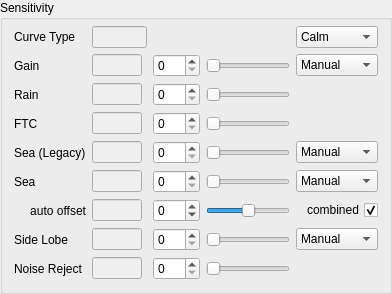
           <widget class="QGroupBox" name="groupStandardSensitivity">
            <property name="title">
             <string>Sensitivity</string>
            </property>
            <property name="checked">
             <bool>false</bool>
            </property>
            <layout class="QGridLayout" name="gridLayout">
             <property name="topMargin">
              <number>6</number>
             </property>
             <item row="8" column="2">
              <widget class="QSpinBox" name="spinSeaAuto">
               <property name="keyboardTracking">
                <bool>false</bool>
               </property>
               <property name="minimum">
                <number>-50</number>
               </property>
               <property name="maximum">
                <number>50</number>
               </property>
              </widget>
             </item>
             <item row="8" column="4">
              <widget class="QCheckBox" name="checkSeaFlags">
               <property name="toolTip">
                <string>when checked update all values together, otherwise just update the individual one that has changed</string>
               </property>
               <property name="layoutDirection">
                <enum>Qt::RightToLeft</enum>
               </property>
               <property name="text">
                <string>combined</string>
               </property>
               <property name="checked">
                <bool>true</bool>
               </property>
              </widget>
             </item>
             <item row="8" column="0">
              <widget class="QLabel" name="labelSeaAuto">
               <property name="text">
                <string>auto offset</string>
               </property>
               <property name="alignment">
                <set>Qt::AlignRight|Qt::AlignTrailing|Qt::AlignVCenter</set>
               </property>
              </widget>
             </item>
             <item row="8" column="3">
              <widget class="QSlider" name="sliderSeaAuto">
               <property name="minimum">
                <number>-50</number>
               </property>
               <property name="maximum">
                <number>50</number>
               </property>
               <property name="orientation">
                <enum>Qt::Horizontal</enum>
               </property>
              </widget>
             </item>
             <item row="2" column="1">
              <widget class="QLineEdit" name="editSTCCurveType">
               <property name="enabled">
                <bool>false</bool>
               </property>
               <property name="maximumSize">
                <size>
                 <width>55</width>
                 <height>16777215</height>
                </size>
               </property>
               <property name="readOnly">
                <bool>true</bool>
               </property>
              </widget>
             </item>
             <item row="9" column="4">
              <widget class="QComboBox" name="comboSideLobe">
               <item>
                <property name="text">
                 <string>Manual</string>
                </property>
               </item>
               <item>
                <property name="text">
                 <string>Auto</string>
                </property>
               </item>
              </widget>
             </item>
             <item row="9" column="2">
              <widget class="QSpinBox" name="spinSideLobe">
               <property name="keyboardTracking">
                <bool>false</bool>
               </property>
               <property name="maximum">
                <number>255</number>
               </property>
              </widget>
             </item>
             <item row="10" column="1">
              <widget class="QLineEdit" name="editNoiseReject">
               <property name="enabled">
                <bool>false</bool>
               </property>
               <property name="sizePolicy">
                <sizepolicy hsizetype="MinimumExpanding" vsizetype="Fixed">
                 <horstretch>0</horstretch>
                 <verstretch>0</verstretch>
                </sizepolicy>
               </property>
               <property name="minimumSize">
                <size>
                 <width>0</width>
                 <height>20</height>
                </size>
               </property>
               <property name="maximumSize">
                <size>
                 <width>50</width>
                 <height>16777215</height>
                </size>
               </property>
               <property name="readOnly">
                <bool>true</bool>
               </property>
              </widget>
             </item>
             <item row="10" column="0">
              <widget class="QLabel" name="labelNoiseReject">
               <property name="text">
                <string>Noise Reject</string>
               </property>
              </widget>
             </item>
             <item row="10" column="2">
              <widget class="QSpinBox" name="spinNoiseReject">
               <property name="keyboardTracking">
                <bool>false</bool>
               </property>
               <property name="maximum">
                <number>3</number>
               </property>
              </widget>
             </item>
             <item row="10" column="3">
              <widget class="QSlider" name="sliderNoiseReject">
               <property name="maximum">
                <number>3</number>
               </property>
               <property name="orientation">
                <enum>Qt::Horizontal</enum>
               </property>
              </widget>
             </item>
             <item row="8" column="1">
              <widget class="QLineEdit" name="editSeaAuto">
               <property name="enabled">
                <bool>false</bool>
               </property>
               <property name="sizePolicy">
                <sizepolicy hsizetype="MinimumExpanding" vsizetype="Fixed">
                 <horstretch>0</horstretch>
                 <verstretch>0</verstretch>
                </sizepolicy>
               </property>
               <property name="minimumSize">
                <size>
                 <width>0</width>
                 <height>20</height>
                </size>
               </property>
               <property name="maximumSize">
                <size>
                 <width>50</width>
                 <height>16777215</height>
                </size>
               </property>
               <property name="readOnly">
                <bool>true</bool>
               </property>
              </widget>
             </item>
             <item row="9" column="0">
              <widget class="QLabel" name="labelSideLobe">
               <property name="text">
                <string>Side Lobe</string>
               </property>
              </widget>
             </item>
             <item row="9" column="1">
              <widget class="QLineEdit" name="editSideLobe">
               <property name="enabled">
                <bool>false</bool>
               </property>
               <property name="sizePolicy">
                <sizepolicy hsizetype="MinimumExpanding" vsizetype="Fixed">
                 <horstretch>0</horstretch>
                 <verstretch>0</verstretch>
                </sizepolicy>
               </property>
               <property name="minimumSize">
                <size>
                 <width>0</width>
                 <height>20</height>
                </size>
               </property>
               <property name="maximumSize">
                <size>
                 <width>50</width>
                 <height>16777215</height>
                </size>
               </property>
               <property name="readOnly">
                <bool>true</bool>
               </property>
              </widget>
             </item>
             <item row="9" column="3">
              <widget class="QSlider" name="sliderSideLobe">
               <property name="maximum">
                <number>255</number>
               </property>
               <property name="orientation">
                <enum>Qt::Horizontal</enum>
               </property>
              </widget>
             </item>
             <item row="2" column="0">
              <widget class="QLabel" name="labelCurveType">
               <property name="text">
                <string>Curve Type</string>
               </property>
              </widget>
             </item>
             <item row="2" column="4">
              <widget class="QComboBox" name="comboSTCCurveType">
               <property name="sizePolicy">
                <sizepolicy hsizetype="Preferred" vsizetype="Fixed">
                 <horstretch>0</horstretch>
                 <verstretch>0</verstretch>
                </sizepolicy>
               </property>
               <item>
                <property name="text">
                 <string>Calm</string>
                </property>
               </item>
               <item>
                <property name="text">
                 <string>Moderate</string>
                </property>
               </item>
               <item>
                <property name="text">
                 <string>Rough</string>
                </property>
               </item>
              </widget>
             </item>
             <item row="3" column="0">
              <widget class="QLabel" name="labelGain">
               <property name="text">
                <string>Gain</string>
               </property>
              </widget>
             </item>
             <item row="3" column="1">
              <widget class="QLineEdit" name="editGain">
               <property name="enabled">
                <bool>false</bool>
               </property>
               <property name="sizePolicy">
                <sizepolicy hsizetype="MinimumExpanding" vsizetype="Fixed">
                 <horstretch>0</horstretch>
                 <verstretch>0</verstretch>
                </sizepolicy>
               </property>
               <property name="minimumSize">
                <size>
                 <width>0</width>
                 <height>20</height>
                </size>
               </property>
               <property name="maximumSize">
                <size>
                 <width>50</width>
                 <height>16777215</height>
                </size>
               </property>
               <property name="readOnly">
                <bool>true</bool>
               </property>
              </widget>
             </item>
             <item row="3" column="2">
              <widget class="QSpinBox" name="spinGain">
               <property name="keyboardTracking">
                <bool>false</bool>
               </property>
               <property name="maximum">
                <number>255</number>
               </property>
              </widget>
             </item>
             <item row="3" column="3">
              <widget class="QSlider" name="sliderGain">
               <property name="maximum">
                <number>255</number>
               </property>
               <property name="orientation">
                <enum>Qt::Horizontal</enum>
               </property>
              </widget>
             </item>
             <item row="3" column="4">
              <widget class="QComboBox" name="comboGain">
               <item>
                <property name="text">
                 <string>Manual</string>
                </property>
               </item>
               <item>
                <property name="text">
                 <string>Auto</string>
                </property>
               </item>
              </widget>
             </item>
             <item row="4" column="0">
              <widget class="QLabel" name="labelRain">
               <property name="text">
                <string>Rain</string>
               </property>
              </widget>
             </item>
             <item row="4" column="1">
              <widget class="QLineEdit" name="editRain">
               <property name="enabled">
                <bool>false</bool>
               </property>
               <property name="sizePolicy">
                <sizepolicy hsizetype="MinimumExpanding" vsizetype="Fixed">
                 <horstretch>0</horstretch>
                 <verstretch>0</verstretch>
                </sizepolicy>
               </property>
               <property name="minimumSize">
                <size>
                 <width>0</width>
                 <height>20</height>
                </size>
               </property>
               <property name="maximumSize">
                <size>
                 <width>50</width>
                 <height>16777215</height>
                </size>
               </property>
               <property name="readOnly">
                <bool>true</bool>
               </property>
              </widget>
             </item>
             <item row="4" column="2">
              <widget class="QSpinBox" name="spinRain">
               <property name="keyboardTracking">
                <bool>false</bool>
               </property>
               <property name="maximum">
                <number>255</number>
               </property>
              </widget>
             </item>
             <item row="4" column="3">
              <widget class="QSlider" name="sliderRain">
               <property name="maximum">
                <number>255</number>
               </property>
               <property name="orientation">
                <enum>Qt::Horizontal</enum>
               </property>
              </widget>
             </item>
             <item row="5" column="0">
              <widget class="QLabel" name="labelFTC">
               <property name="text">
                <string>FTC</string>
               </property>
              </widget>
             </item>
             <item row="5" column="1">
              <widget class="QLineEdit" name="editFTC">
               <property name="enabled">
                <bool>false</bool>
               </property>
               <property name="maximumSize">
                <size>
                 <width>50</width>
                 <height>16777215</height>
                </size>
               </property>
               <property name="readOnly">
                <bool>true</bool>
               </property>
              </widget>
             </item>
             <item row="5" column="2">
              <widget class="QSpinBox" name="spinFTC">
               <property name="keyboardTracking">
                <bool>false</bool>
               </property>
               <property name="maximum">
                <number>255</number>
               </property>
              </widget>
             </item>
             <item row="5" column="3">
              <widget class="QSlider" name="sliderFTC">
               <property name="maximum">
                <number>255</number>
               </property>
               <property name="orientation">
                <enum>Qt::Horizontal</enum>
               </property>
              </widget>
             </item>
             <item row="6" column="0">
              <widget class="QLabel" name="labelSeaClutter">
               <property name="text">
                <string>Sea (Legacy)</string>
               </property>
              </widget>
             </item>
             <item row="6" column="1">
              <widget class="QLineEdit" name="editSeaClutter">
               <property name="enabled">
                <bool>false</bool>
               </property>
               <property name="sizePolicy">
                <sizepolicy hsizetype="MinimumExpanding" vsizetype="Fixed">
                 <horstretch>0</horstretch>
                 <verstretch>0</verstretch>
                </sizepolicy>
               </property>
               <property name="minimumSize">
                <size>
                 <width>0</width>
                 <height>20</height>
                </size>
               </property>
               <property name="maximumSize">
                <size>
                 <width>50</width>
                 <height>16777215</height>
                </size>
               </property>
               <property name="readOnly">
                <bool>true</bool>
               </property>
              </widget>
             </item>
             <item row="6" column="2">
              <widget class="QSpinBox" name="spinSeaClutter">
               <property name="keyboardTracking">
                <bool>false</bool>
               </property>
               <property name="maximum">
                <number>255</number>
               </property>
              </widget>
             </item>
             <item row="6" column="3">
              <widget class="QSlider" name="sliderSeaClutter">
               <property name="maximum">
                <number>255</number>
               </property>
               <property name="orientation">
                <enum>Qt::Horizontal</enum>
               </property>
              </widget>
             </item>
             <item row="6" column="4">
              <widget class="QComboBox" name="comboSeaClutter">
               <item>
                <property name="text">
                 <string>Manual</string>
                </property>
               </item>
               <item>
                <property name="text">
                 <string>Harbour</string>
                </property>
               </item>
               <item>
                <property name="text">
                 <string>Offshore</string>
                </property>
               </item>
              </widget>
             </item>
             <item row="7" column="0">
              <widget class="QLabel" name="labelSea">
               <property name="text">
                <string>Sea</string>
               </property>
              </widget>
             </item>
             <item row="7" column="1">
              <widget class="QLineEdit" name="editSea">
               <property name="enabled">
                <bool>false</bool>
               </property>
               <property name="sizePolicy">
                <sizepolicy hsizetype="MinimumExpanding" vsizetype="Fixed">
                 <horstretch>0</horstretch>
                 <verstretch>0</verstretch>
                </sizepolicy>
               </property>
               <property name="minimumSize">
                <size>
                 <width>0</width>
                 <height>20</height>
                </size>
               </property>
               <property name="maximumSize">
                <size>
                 <width>50</width>
                 <height>16777215</height>
                </size>
               </property>
               <property name="readOnly">
                <bool>true</bool>
               </property>
              </widget>
             </item>
             <item row="7" column="2">
              <widget class="QSpinBox" name="spinSea">
               <property name="keyboardTracking">
                <bool>false</bool>
               </property>
               <property name="maximum">
                <number>255</number>
               </property>
              </widget>
             </item>
             <item row="7" column="3">
              <widget class="QSlider" name="sliderSea">
               <property name="maximum">
                <number>255</number>
               </property>
               <property name="orientation">
                <enum>Qt::Horizontal</enum>
               </property>
              </widget>
             </item>
             <item row="7" column="4">
              <widget class="QComboBox" name="comboSea">
               <item>
                <property name="text">
                 <string>Manual</string>
                </property>
               </item>
               <item>
                <property name="text">
                 <string>Auto</string>
                </property>
               </item>
              </widget>
             </item>
            </layout>
           </widget>
